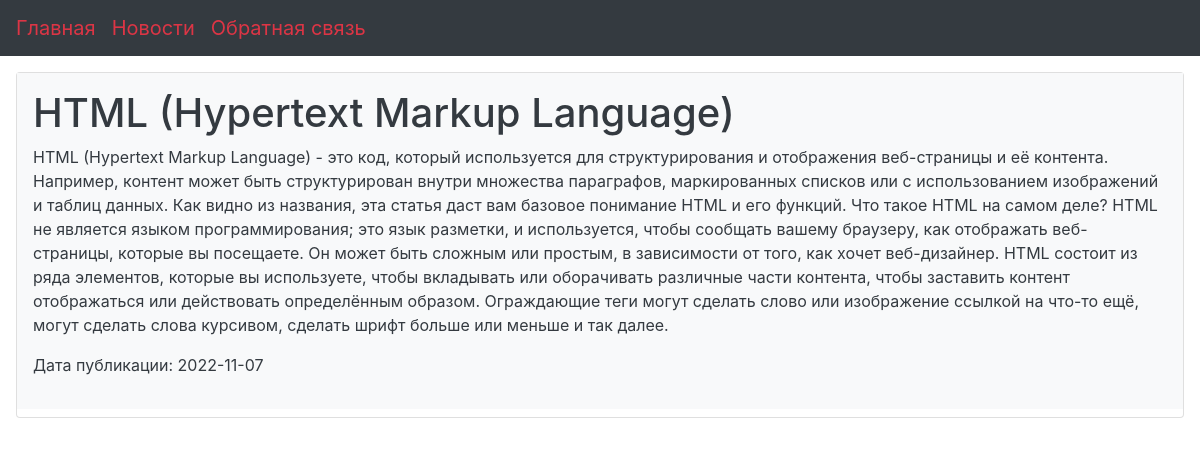
Page /post.php?id_article=1 on the committed database.
### tables this page shows
CREATE TABLE `topic` (
  `id` int NOT NULL,
  `name` text NOT NULL
);

CREATE TABLE `articles` (
  `id` int NOT NULL,
  `title` tinytext,
  `text` text NOT NULL,
  `id_topic` int NOT NULL,
  `views` int NOT NULL DEFAULT '0',
  `date` datetime NOT NULL DEFAULT CURRENT_TIMESTAMP
);

### generation.php (the view, shortened to what this page needs)
<?php
function generation_head_menu ($mysqli) {
    $sql = "SELECT * FROM `topic`";
    $resSQL = $mysqli -> query($sql);
    ?>
    <header class="menu">
        <div class="container_menu">
            <nav class="navbar navbar-expand-lg navbar-dark bg-dark">
                <ul class="navbar-nav mr-auto">
                    <li><a class="navbar-brand text-danger" href="index.php">Главная</a></li>
                    <?php
                    while ($rowTopic = $resSQL -> fetch_assoc()) {
                        echo '<li class="nav-item"><a class="navbar-brand text-danger" href="./topic.php?id_topic='. $rowTopic["id"] .'">'. $rowTopic['name'].'</a></li>';
                    }
                    echo '<a class="navbar-brand text-danger" href="signup.php">Обратная связь</a>';
                    ?>
                </ul>
            </nav>
        </div>
    </header>
    <?php
}
            ?>
            <?php
function generation_post ($mysqli, $id_article) {
    $sql = "SELECT * FROM `articles` WHERE `id` = '$id_article'";
    $res = $mysqli -> query($sql);
    if ($res -> num_rows === 1) {
        $resPost = $res -> fetch_assoc()?>
        <h1><?= $resPost['title'] ?></h1>
        <p><?= $resPost['text'] ?></p>
        <p>Дата публикации: <?= substr($resPost['date'], 0, 11) ?></p>
        <?php
    }
}

### style.css (style rules this page uses)
.navbar-brand { margin: 0 auto; }
.container_menu { min-height: 50px; min-width: 50px; }

### rows in the picture
topic: name "Новости"
articles: title "HTML (Hypertext Markup Language)", text "HTML (Hypertext Markup Language) - это код, который используется для структурирования и отображения веб-страницы и её контента. Например, контент может быть структурирован внутри множества параграфов, маркированных списков или с использованием изображений и таблиц данных. Как видно из названия, эта статья даст вам базовое понимание HTML и его функций. Что такое HTML на самом деле? HTML не является языком программирования; это язык разметки, и используется, чтобы сообщать вашему браузеру, как отображать веб-страницы, которые вы посещаете. Он может быть сложным или простым, в зависимости от того, как хочет веб-дизайнер. HTML состоит из ряда элементов, которые вы используете, чтобы вкладывать…", date "2022-11-07"
